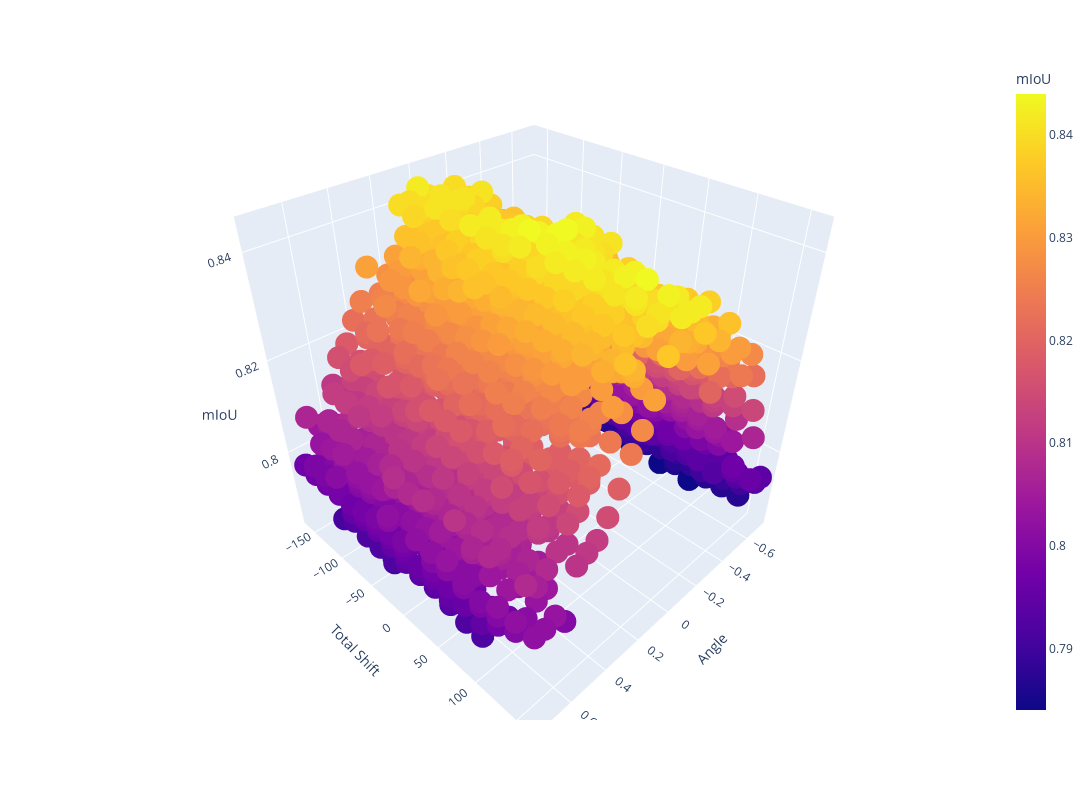

Notebook cell for this chart:
### Code cell
fig = px.scatter_3d(df, x='Angle', y=total_shift, z='mIoU',
              color='mIoU', width=1200, height=800, labels={"y":"Total Shift"})
fig.show()

### Figure 1 — Plotly figure (JSON) as saved in the notebook; plotly's stock layout.template omitted (floating-point values rounded to 4 significant figures; data arrays with more than 128 entries replaced by an {"elided": "..."} marker saying what was removed)
{"data": [{"hovertemplate": "Angle=%{x}<br>Total Shift=%{y}<br>mIoU=%{marker.color}<extra></extra>", "legendgroup": "", "marker": {"color": {"elided": "2430 float values"}, "coloraxis": "coloraxis", "symbol": "circle"}, "mode": "markers", "name": "", "scene": "scene", "showlegend": false, "type": "scatter3d", "x": {"elided": "2430 float values"}, "y": {"elided": "2430 int values"}, "z": {"elided": "2430 float values"}}], "layout": {"coloraxis": {"colorbar": {"title": {"text": "mIoU"}}, "colorscale": [[0, "#0d0887"], [0.1111, "#46039f"], [0.2222, "#7201a8"], [0.3333, "#9c179e"], [0.4444, "#bd3786"], [0.5556, "#d8576b"], [0.6667, "#ed7953"], [0.7778, "#fb9f3a"], [0.8889, "#fdca26"], [1, "#f0f921"]]}, "height": 800, "legend": {"tracegroupgap": 0}, "margin": {"t": 60}, "scene": {"domain": {"x": [0, 1], "y": [0, 1]}, "xaxis": {"title": {"text": "Angle"}}, "yaxis": {"title": {"text": "Total Shift"}}, "zaxis": {"title": {"text": "mIoU"}}}, "width": 1200}}
